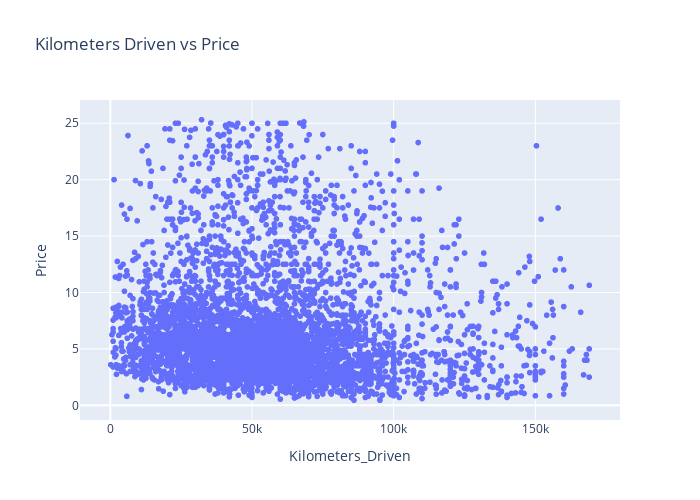

The notebook cell saved with this chart:
### Markdown cell above
##### 2. Kilometers Driven vs Price

### Code cell
fig = px.scatter(df,x='Kilometers_Driven',y='Price' , width=700 , height =500,title='Kilometers Driven vs Price')
fig.show()

### Figure 1 — Plotly figure (JSON) as saved in the notebook; plotly's stock layout.template omitted (floating-point values rounded to 4 significant figures; data arrays with more than 128 entries replaced by an {"elided": "..."} marker saying what was removed)
{"data": [{"hovertemplate": "Kilometers_Driven=%{x}<br>Price=%{y}<extra></extra>", "legendgroup": "", "marker": {"color": "#636efa", "symbol": "circle"}, "mode": "markers", "name": "", "showlegend": false, "type": "scattergl", "x": {"elided": "4880 int values"}, "xaxis": "x", "y": {"elided": "4880 float values"}, "yaxis": "y"}], "layout": {"height": 500, "legend": {"tracegroupgap": 0}, "title": {"text": "Kilometers Driven vs Price"}, "width": 700, "xaxis": {"anchor": "y", "domain": [0, 1], "title": {"text": "Kilometers_Driven"}}, "yaxis": {"anchor": "x", "domain": [0, 1], "title": {"text": "Price"}}}}
